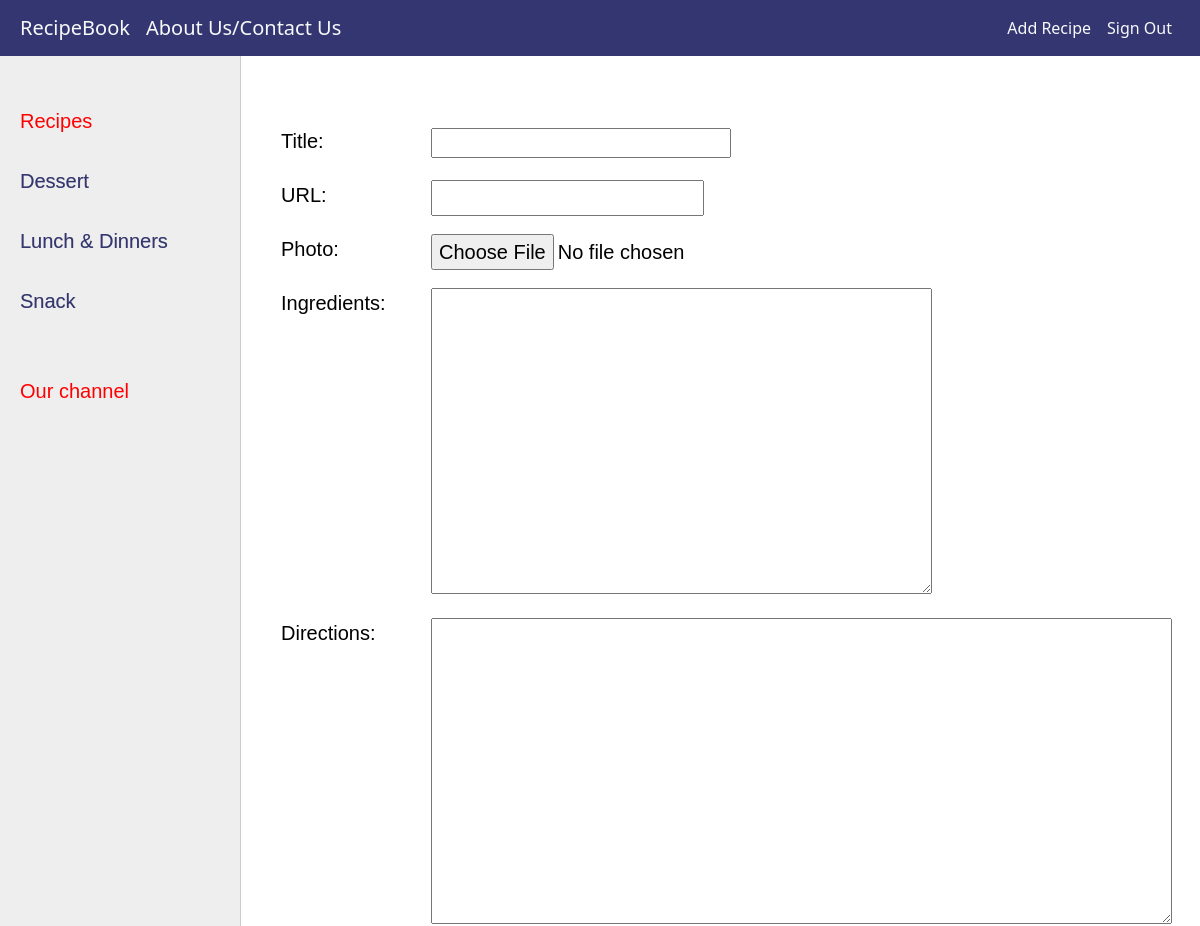
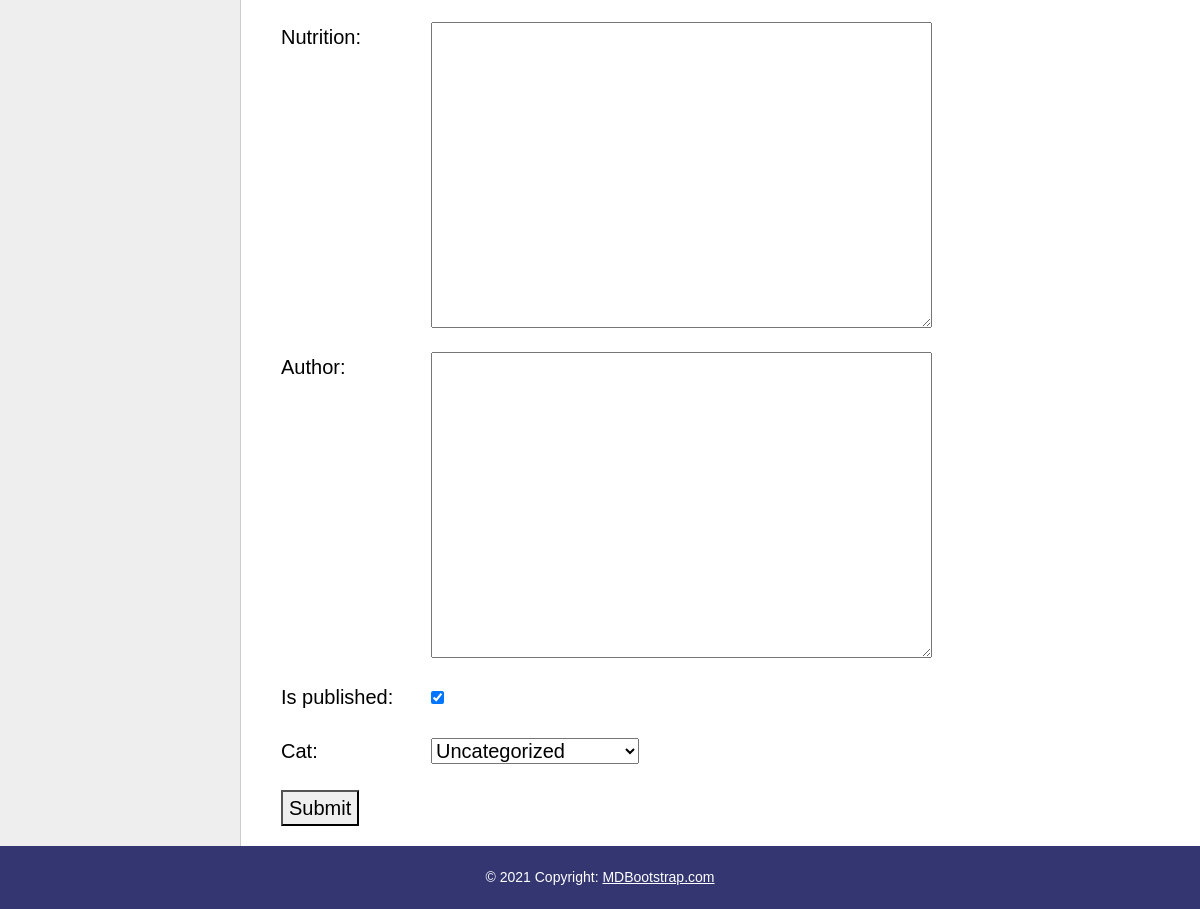
Screenshot of /addpage/ (signed in) with the database file from the repository (2 pictures, top to bottom).
### resbook/models.py (models this page shows)
class Category(models.Model):
    name = models.CharField(max_length=100, db_index=True, verbose_name="Category")
    slug = models.SlugField(max_length=255, unique=True, db_index=True, verbose_name="URL")
    def __str__(self):
        return self.name
    def get_absolute_url(self):
        return reverse('category', kwargs={'cat_slug': self.slug})
    class Meta:
        verbose_name_plural = 'Categories'
        ordering = ['id']

### resbook/views.py (the view)
# urls.py: path(r'addpage/', AddPage.as_view(), name='addpage'),
class AddPage(LoginRequiredMixin, DataMixin, CreateView):
    form_class = AddPostForm
    template_name = 'resbook/addpage.html'
    success_url = reverse_lazy('home')
    login_url = reverse_lazy('home')
    rise_exception = True
    def get_context_data(self, *, object_list=None, **kwargs):
        context = super().get_context_data(**kwargs)
        c_def = self.get_user_context(title="Add Recipe")
        return dict(list(context.items()) + list(c_def.items()))

### resbook/forms.py (shortened to what this page needs)
class AddPostForm(forms.ModelForm):
    def __init__(self, *args, **kwargs):
        super().__init__(*args, **kwargs)
        self.fields['cat'].empty_label = "Uncategorized"
    class Meta:
        model = Recipes
        fields = '__all__'
        widgets = {'title': forms.TextInput(attrs={'class': 'form-input'}),
                   'content': forms.Textarea(attrs={'cols': 60, 'rows': 10}), }

### resbook/utils.py (called while the page is built)
    def get_user_context(self, **kwargs):
        context = kwargs
        cats = cache.get('cats')
        if not cats:
            cats = Category.objects.annotate(Count('recipes'))
            cache.set('cats', cats, 60)
        context['cats'] = cats
        if 'cat_selected' not in context:
            context['cat_selected'] = 0
        return context

### resbook/templates/resbook/addpage.html (shortened to what this page needs)
{% extends 'resbook/base.html' %}
{% block content %}
    <form action="{% url 'addpage' %}" method="post" enctype="multipart/form-data">
        {% for f in form %}
            <p><label class="form-label" for="{{ f.id_for_label }}">{{ f.label }}: </label>{{ f }}</p>
        {% endfor %}
        <button type="submit">Submit</button>
    </form>
{% endblock %}

### resbook/templates/resbook/base.html (shortened to what this page needs)
{% load static %}
{% load resbook_tags %}
<!DOCTYPE html>
<html lang="en" xmlns="http://www.w3.org/1999/html">
<head>
    <link rel="stylesheet" type="text/css" href="{% static 'resbook/css/styles.css' %}">
    <link href="https://cdn.jsdelivr.net/npm/bootstrap@5.0.1/dist/css/bootstrap.min.css" rel="stylesheet"
>
</head>
<body>
<nav class="navbar navbar-expand-lg  navbar-light navbar-fixed-top">
    <a class="navbar-brand text-light" href="{% url 'home' %}">RecipeBook</a>
    <a class="navbar-brand text-light" href="{% url 'about' %}">About Us/Contact Us</a>
    <div class="collapse navbar-collapse justify-content-end" id="navbarSupportedContent">
        <ul class="navbar-nav ml-auto">
            {% if request.user.is_authenticated %}
            <li class="nav-item">
                <a class="nav-link text-light" href="{% url 'addpage' %}">Add Recipe</a>
            </li>
            <li class="nav-item">
                <a class="nav-link text-light" href="{% url 'signout' %}">Sign Out</a>
            </li>
            {% endif %}
        </ul>
    </div>
</nav>
<table class="table-content" border="0" cellpadding="0" cellspacing="0">
    <tr>
        <td valign="top" class="left-chapters">
            <ul id="leftchapters">
                {% if cat_selected == 0 %}
                    <li class="selected">Recipes</li>
                {% else %}
                    <li><a href="{% url 'home' %}">Recipes</a></li>
                {% endif %}
                {% for c in cats %}
                    {% if c.recipes__count > 0 %}
                        {% if c.pk == cat_selected %}
                            <li class="selected">{{ c.name }}</li>
                        {% else %}
                            <li><a href="{{ c.get_absolute_url }}">{{ c.name }}</a></li>
                        {% endif %}
                    {% endif %}
                {% endfor %}
                <li class="share">
                    <p>Our channel</p>
                    <a class="share-yt" href="https://www.youtube.com/"></a>
                </li>
            </ul>
        </td>
        <td valign="top" class="content">
            <div class="content-text">
                {% block content %}
                {% endblock %}
            </div>
        </td>
    </tr>
</table>
<footer class="page-footer font-small blue">
    <div class="footer-copyright text-center py-3">© 2021 Copyright:
        <a href="https://mdbootstrap.com/"> MDBootstrap.com</a>
    </div>
</footer>
</body>
</html>

### resbook/static/resbook/css/styles.css (style rules this page uses)
.navbar { background-color: #333671; border-color: #aaa; padding: 20px; }
.table-content { width: 100%; min-height: 100%; height: 100%; font-family: sans-serif; }
.left-chapters { margin: 0; background: #eee; border-right: 1px solid #ccc; min-height: 100%; }
.left-chapters ul { width: 240px; min-height: 100%; margin: 0; padding: 20px 10px 10px 20px; list-style: none; font-size: 20px; }
.left-chapters ul li { margin: 30px 0 0 0; color: red; }
.left-chapters ul li.selected { color: red; }
.left-chapters ul li a { color: #333671; text-decoration: none; text-shadow: 0.01em 0.01em #aaa; }
.left-chapters ul li.share { margin: 60px 0 0 0; }
.left-chapters ul li.share p { margin: 30px 0 30px 0; }
.left-chapters ul li.share a { display: inline-block; width: 40px; height: 40px; margin: 0 20px 0 0; }
.content { padding: 10px 20px 20px 10px; width: 100%; box-sizing: border-box; }
.content-text { margin: 60px 0 0 30px; color: #000; font-size: 20px; font-family: "Arial Hebrew Scholar", sans-serif; }
footer { box-sizing: border-box; background: #333671; padding: 5px; color: white; font-size: 14px; font-family: Verdana, Geneva, Arial, Helvetica, fantasy; text-align: left; overflow: hidden; }
footer a { text-decoration: underline; color: white; }
.form-input { width: 300px; font-size: 16px; font-family: "Arial", serif; }
.form-label { display: inline-block; min-width: 150px; vertical-align: top; }

### rows the page displays
Category: name "Dessert"
Category: name "Lunch & Dinners"
Category: name "Snack"

### other values shown
{{ f.label }} "Title" "URL" "Photo" "Ingredients" "Directions" "Nutrition" "Author" "Is published" "Cat"
